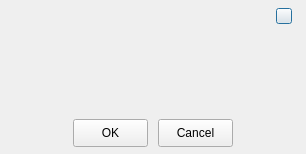
<?xml version="1.0" encoding="UTF-8"?>
<ui version="4.0">
 <class>BiLiMsgDlg</class>
 <widget class="QDialog" name="BiLiMsgDlg">
  <property name="geometry">
   <rect>
    <x>0</x>
    <y>0</y>
    <width>306</width>
    <height>154</height>
   </rect>
  </property>
  <property name="windowTitle">
   <string>BiLiMsgDlg</string>
  </property>
  <property name="styleSheet">
   <string notr="true">QDialog
{
	padding: 0 12px 12px 12px;
}
</string>
  </property>
  <layout class="QVBoxLayout" name="verticalLayout">
   <property name="spacing">
    <number>0</number>
   </property>
   <property name="leftMargin">
    <number>1</number>
   </property>
   <property name="topMargin">
    <number>1</number>
   </property>
   <property name="rightMargin">
    <number>1</number>
   </property>
   <property name="bottomMargin">
    <number>1</number>
   </property>
   <item>
    <widget class="QWidget" name="TitleWid" native="true">
     <property name="sizePolicy">
      <sizepolicy hsizetype="Preferred" vsizetype="Fixed">
       <horstretch>0</horstretch>
       <verstretch>0</verstretch>
      </sizepolicy>
     </property>
     <property name="minimumSize">
      <size>
       <width>0</width>
       <height>30</height>
      </size>
     </property>
     <property name="maximumSize">
      <size>
       <width>16777215</width>
       <height>30</height>
      </size>
     </property>
     <layout class="QHBoxLayout" name="horizontalLayout">
      <property name="spacing">
       <number>6</number>
      </property>
      <property name="leftMargin">
       <number>0</number>
      </property>
      <property name="topMargin">
       <number>0</number>
      </property>
      <property name="rightMargin">
       <number>0</number>
      </property>
      <property name="bottomMargin">
       <number>0</number>
      </property>
      <item>
       <widget class="QLabel" name="MsgBoxIconLab">
        <property name="sizePolicy">
         <sizepolicy hsizetype="Fixed" vsizetype="Fixed">
          <horstretch>22</horstretch>
          <verstretch>22</verstretch>
         </sizepolicy>
        </property>
        <property name="minimumSize">
         <size>
          <width>22</width>
          <height>22</height>
         </size>
        </property>
        <property name="maximumSize">
         <size>
          <width>22</width>
          <height>22</height>
         </size>
        </property>
        <property name="text">
         <string/>
        </property>
       </widget>
      </item>
      <item>
       <widget class="QLabel" name="TitleLab">
        <property name="sizePolicy">
         <sizepolicy hsizetype="Fixed" vsizetype="Fixed">
          <horstretch>0</horstretch>
          <verstretch>0</verstretch>
         </sizepolicy>
        </property>
        <property name="minimumSize">
         <size>
          <width>99</width>
          <height>25</height>
         </size>
        </property>
        <property name="maximumSize">
         <size>
          <width>99</width>
          <height>25</height>
         </size>
        </property>
        <property name="text">
         <string/>
        </property>
       </widget>
      </item>
      <item>
       <spacer name="horizontalSpacer_4">
        <property name="orientation">
         <enum>Qt::Horizontal</enum>
        </property>
        <property name="sizeHint" stdset="0">
         <size>
          <width>168</width>
          <height>19</height>
         </size>
        </property>
       </spacer>
      </item>
      <item>
       <widget class="QPushButton" name="CloseBtn">
        <property name="sizePolicy">
         <sizepolicy hsizetype="Fixed" vsizetype="Fixed">
          <horstretch>0</horstretch>
          <verstretch>0</verstretch>
         </sizepolicy>
        </property>
        <property name="minimumSize">
         <size>
          <width>16</width>
          <height>16</height>
         </size>
        </property>
        <property name="maximumSize">
         <size>
          <width>16</width>
          <height>16</height>
         </size>
        </property>
        <property name="text">
         <string/>
        </property>
       </widget>
      </item>
      <item>
       <spacer name="horizontalSpacer_5">
        <property name="orientation">
         <enum>Qt::Horizontal</enum>
        </property>
        <property name="sizeType">
         <enum>QSizePolicy::Fixed</enum>
        </property>
        <property name="sizeHint" stdset="0">
         <size>
          <width>13</width>
          <height>19</height>
         </size>
        </property>
       </spacer>
      </item>
     </layout>
    </widget>
   </item>
   <item>
    <widget class="QLabel" name="MsgLab">
     <property name="sizePolicy">
      <sizepolicy hsizetype="Preferred" vsizetype="Preferred">
       <horstretch>0</horstretch>
       <verstretch>0</verstretch>
      </sizepolicy>
     </property>
     <property name="minimumSize">
      <size>
       <width>200</width>
       <height>50</height>
      </size>
     </property>
     <property name="maximumSize">
      <size>
       <width>16777215</width>
       <height>16777215</height>
      </size>
     </property>
     <property name="styleSheet">
      <string notr="true">QLabel
{
	padding: 12px 12px 12px 12px;
}
</string>
     </property>
     <property name="text">
      <string/>
     </property>
     <property name="alignment">
      <set>Qt::AlignCenter</set>
     </property>
     <property name="wordWrap">
      <bool>false</bool>
     </property>
     <property name="margin">
      <number>5</number>
     </property>
    </widget>
   </item>
   <item>
    <widget class="QWidget" name="BottomBtnWid" native="true">
     <property name="sizePolicy">
      <sizepolicy hsizetype="Preferred" vsizetype="Fixed">
       <horstretch>0</horstretch>
       <verstretch>0</verstretch>
      </sizepolicy>
     </property>
     <property name="minimumSize">
      <size>
       <width>0</width>
       <height>40</height>
      </size>
     </property>
     <property name="maximumSize">
      <size>
       <width>16777215</width>
       <height>40</height>
      </size>
     </property>
     <layout class="QHBoxLayout" name="horizontalLayout_2">
      <property name="spacing">
       <number>0</number>
      </property>
      <property name="leftMargin">
       <number>0</number>
      </property>
      <property name="topMargin">
       <number>0</number>
      </property>
      <property name="rightMargin">
       <number>0</number>
      </property>
      <property name="bottomMargin">
       <number>0</number>
      </property>
      <item>
       <spacer name="horizontalSpacer">
        <property name="orientation">
         <enum>Qt::Horizontal</enum>
        </property>
        <property name="sizeHint" stdset="0">
         <size>
          <width>40</width>
          <height>20</height>
         </size>
        </property>
       </spacer>
      </item>
      <item>
       <widget class="QPushButton" name="OkBtn">
        <property name="sizePolicy">
         <sizepolicy hsizetype="Fixed" vsizetype="Fixed">
          <horstretch>0</horstretch>
          <verstretch>0</verstretch>
         </sizepolicy>
        </property>
        <property name="minimumSize">
         <size>
          <width>75</width>
          <height>28</height>
         </size>
        </property>
        <property name="maximumSize">
         <size>
          <width>75</width>
          <height>28</height>
         </size>
        </property>
        <property name="text">
         <string>OK</string>
        </property>
       </widget>
      </item>
      <item>
       <spacer name="horizontalSpacer_6">
        <property name="orientation">
         <enum>Qt::Horizontal</enum>
        </property>
        <property name="sizeType">
         <enum>QSizePolicy::Minimum</enum>
        </property>
        <property name="sizeHint" stdset="0">
         <size>
          <width>10</width>
          <height>20</height>
         </size>
        </property>
       </spacer>
      </item>
      <item>
       <widget class="QPushButton" name="CancelBtn">
        <property name="sizePolicy">
         <sizepolicy hsizetype="Fixed" vsizetype="Fixed">
          <horstretch>0</horstretch>
          <verstretch>0</verstretch>
         </sizepolicy>
        </property>
        <property name="minimumSize">
         <size>
          <width>75</width>
          <height>28</height>
         </size>
        </property>
        <property name="maximumSize">
         <size>
          <width>75</width>
          <height>28</height>
         </size>
        </property>
        <property name="text">
         <string>Cancel</string>
        </property>
       </widget>
      </item>
      <item>
       <spacer name="horizontalSpacer_2">
        <property name="orientation">
         <enum>Qt::Horizontal</enum>
        </property>
        <property name="sizeType">
         <enum>QSizePolicy::Expanding</enum>
        </property>
        <property name="sizeHint" stdset="0">
         <size>
          <width>40</width>
          <height>20</height>
         </size>
        </property>
       </spacer>
      </item>
     </layout>
    </widget>
   </item>
  </layout>
 </widget>
 <layoutdefault spacing="6" margin="11"/>
 <resources/>
 <connections/>
</ui>
